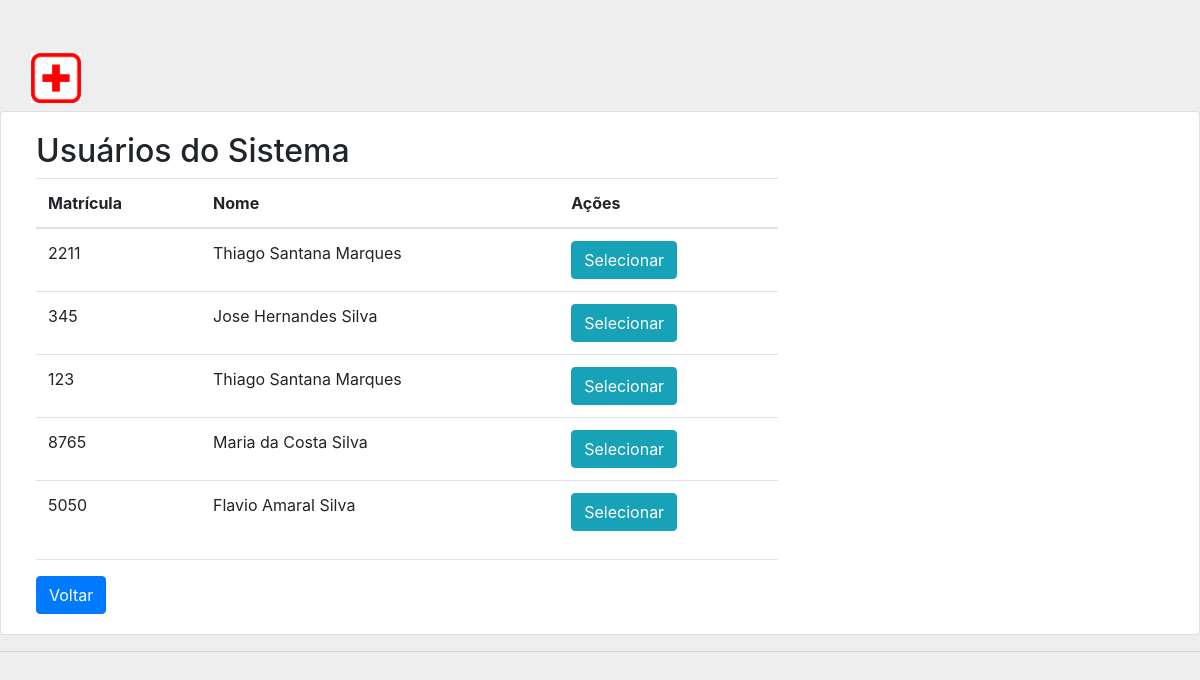
The app's page /pages/chooseCRM.php with its own data.
### tables this page shows
CREATE TABLE `usuario` (
  `ID_Usuario` int(11) NOT NULL,
  `Matricula` varchar(180) NOT NULL,
  `Nome` varchar(50) NOT NULL,
  `Senha` varchar(16) NOT NULL,
  `Email` varchar(100) NOT NULL,
  `Data_Nasc` date DEFAULT NULL,
  `Sex` varchar(1) DEFAULT NULL
);

### pages/chooseCRM.php (the view, shortened to what this page needs)
<!DOCTYPE html>
<html>
<head>
    <link href="../css/bootstrap.css" rel="stylesheet">
    <link href="../css/signin.css" rel="stylesheet">
</head>
<body>
    <nav class="navbar navbar-default">
        <div class="container-fluid">
            <div class="navbar-header">
                <img src="../images/hospital.png" width="50" height="50" style="margin-top: 5px;">
            </div>
        </div>
    </nav>
    <div class="card">
        <div class="card-body">
            <div class="col-sm-8">
            <h2>Usuários do Sistema</h2>
            <table class="table">
                <thead>
                    <tr>
                        <th scope="col">Matrícula</td>
                        <th scope="col">Nome</td>
                        <th scope="col">Ações</td>
                    </tr>
                </thead>
                <tbody>
                    <?php
                                include_once '../config/conecta.php';
                                mysqli_select_db($link, "bd_hospital");
                                $query = "SELECT * FROM usuario WHERE id_usuario NOT IN (SELECT ID_Med FROM medico)";
                                $result = mysqli_query($link, $query);
                                if(mysqli_num_rows($result)){
                                   while ($linha = mysqli_fetch_assoc($result)){
                                ?>
                    <tr>
                        <td><?= $linha['Matricula'] ?></td>
                        <td><?= $linha['Nome'] ?></td>
                        <td>
                            <a href="insertCRM.php?id=<?=$linha['ID_Usuario']?>">
                                <button class="btn btn-info">Selecionar</button></a>
                        </td>
                    </tr>
                    <?php
                                }
                                 } else {
                                   print "NEHUM REGISTRO ENCONTRADO.";
                                }
                              ?>
                </tbody>
            </table>
                <hr>
                <a href="/BD_SH_2019/principal.php"><button class="btn btn-primary">Voltar</button></a>
            </div>
        </div>
    </div>
    <hr>
</body>
</html>

### css/signin.css (style rules this page uses)
body { padding-top: 40px; padding-bottom: 40px; background-color: #eee; }

### records on screen
usuario: Matricula "2211", Nome "Thiago Santana Marques"
usuario: Matricula "345", Nome "Jose Hernandes Silva"
usuario: Matricula "123", Nome "Thiago Santana Marques"
usuario: Matricula "8765", Nome "Maria da Costa Silva"
usuario: Matricula "5050", Nome "Flavio Amaral Silva"
